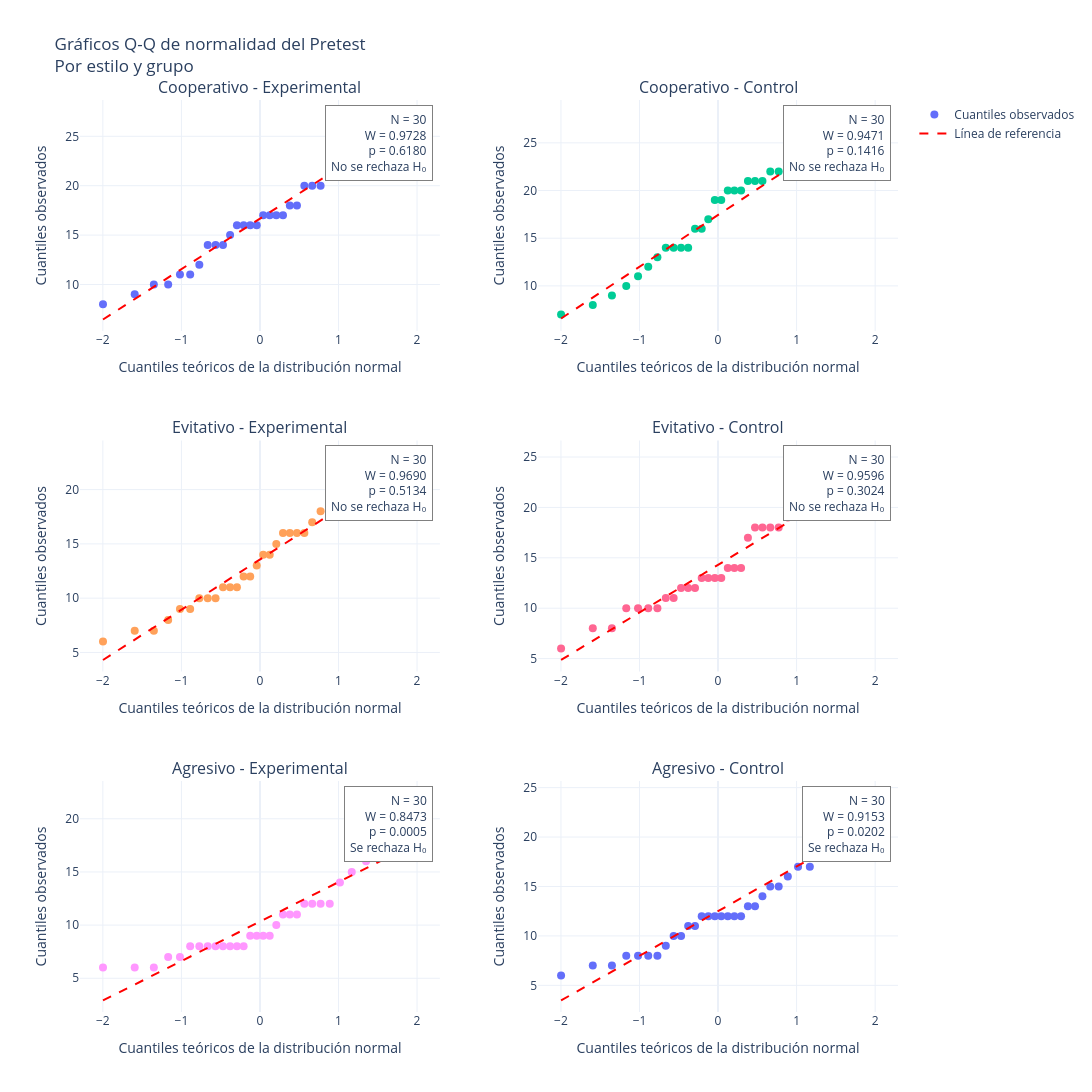

Notebook code cell kept with this figure:
### Code cell
alpha = 0.05

estilos = ['cooperativo', 'evitativo', 'agresivo']
grupos = ['experimental', 'control']

# Normalizar categorías
datos = tabla_datos.copy()

for columna in ['Estilo', 'Grupo', 'Test']:
    datos[columna] = (
        datos[columna]
        .astype(str)
        .str.strip()
        .str.lower()
    )

# Filtrar Pretest
datos_pretest = datos[
    datos['Test'] == 'pretest'
].copy()

# Crear subgráficos: 3 filas x 2 columnas
fig = make_subplots(
    rows=3,
    cols=2,
    subplot_titles=[
        f'{estilo.capitalize()} - {grupo.capitalize()}'
        for estilo in estilos
        for grupo in grupos
    ],
    horizontal_spacing=0.12,
    vertical_spacing=0.12
)

# Recorrer estilos y grupos
for fila, estilo in enumerate(estilos, start=1):

    for columna, grupo_nombre in enumerate(grupos, start=1):

        # Filtrar datos
        datos_filtrados = datos_pretest[
            (datos_pretest['Estilo'] == estilo) &
            (datos_pretest['Grupo'] == grupo_nombre)
        ]

        valores = datos_filtrados['Puntaje'].dropna().to_numpy()

        n = len(valores)

        # Verificar tamaño mínimo
        if n < 3:
            continue

        # Prueba de Shapiro-Wilk
        resultado_shapiro = shapiro(valores)

        W = resultado_shapiro.statistic
        pvalue = resultado_shapiro.pvalue

        # Calcular cuantiles teóricos y observados
        (cuantiles_teoricos, cuantiles_observados), (
            pendiente, intercepto, r
        ) = probplot(
            valores,
            dist='norm',
            fit=True
        )

        # Gráfico Q-Q
        fig.add_trace(
            go.Scatter(
                x=cuantiles_teoricos,
                y=cuantiles_observados,
                mode='markers',
                name='Cuantiles observados',
                showlegend=(
                    fila == 1 and columna == 1
                ),
                marker=dict(
                    size=8
                ),
                hovertemplate=(
                    'Cuantil teórico: %{x:.3f}<br>'
                    'Cuantil observado: %{y:.3f}'
                    '<extra></extra>'
                )
            ),
            row=fila,
            col=columna
        )

        # Línea de referencia
        x_linea = np.linspace(
            min(cuantiles_teoricos),
            max(cuantiles_teoricos),
            100
        )

        y_linea = pendiente * x_linea + intercepto

        fig.add_trace(
            go.Scatter(
                x=x_linea,
                y=y_linea,
                mode='lines',
                name='Línea de referencia',
                showlegend=(
                    fila == 1 and columna == 1
                ),
                line=dict(
                    color='red',
                    dash='dash',
                    width=2
                ),
                hoverinfo='skip'
            ),
            row=fila,
            col=columna
        )

        # Decisión de normalidad
        if pvalue > alpha:
            decision = 'No se rechaza H₀'
        else:
            decision = 'Se rechaza H₀'

        # Anotación de resultados
        fig.add_annotation(
            x=0.98,
            y=0.98,
            xref='x domain',
            yref='y domain',
            text=(
                f'N = {n}<br>'
                f'W = {W:.4f}<br>'
                f'p = {pvalue:.4f}<br>'
                f'{decision}'
            ),
            showarrow=False,
            align='right',
            bgcolor='white',
            bordercolor='gray',
            borderwidth=1,
            borderpad=5,
            row=fila,
            col=columna
        )

# Configuración general
fig.update_layout(
    title=(
        'Gráficos Q-Q de normalidad del Pretest'
        '<br>Por estilo y grupo'
    ),
    height=1100,
    width=1200,
    template='plotly_white'
)

# Configurar ejes X
fig.update_xaxes(
    title_text='Cuantiles teóricos de la distribución normal'
)

# Configurar ejes Y
fig.update_yaxes(
    title_text='Cuantiles observados'
)

fig.show()

### Figure 1 — Plotly figure (JSON) as saved in the notebook; plotly's stock layout.template omitted (floating-point values rounded to 4 significant figures)
{"data": [{"hovertemplate": "Cuantil teórico: %{x:.3f}<br>Cuantil observado: %{y:.3f}<extra></extra>", "marker": {"size": 8}, "mode": "markers", "name": "Cuantiles observados", "showlegend": true, "type": "scatter", "x": [-1.998, -1.595, -1.351, -1.169, -1.019, -0.8885, -0.7719, -0.6651, -0.5653, -0.4709, -0.3805, -0.2931, -0.2079, -0.1241, -0.04129, 0.04129, 0.1241, 0.2079, 0.2931, 0.3805, 0.4709, 0.5653, 0.6651, 0.7719, 0.8885, 1.019, 1.169, 1.351, 1.595, 1.998], "xaxis": "x", "y": [8, 9, 10, 10, 11, 11, 12, 14, 14, 14, 15, 16, 16, 16, 16, 17, 17, 17, 17, 18, 18, 20, 20, 20, 22, 22, 23, 25, 25, 27], "yaxis": "y"}, {"hoverinfo": "skip", "line": {"color": "red", "dash": "dash", "width": 2}, "mode": "lines", "name": "Línea de referencia", "showlegend": true, "type": "scatter", "x": [-1.998, -1.958, -1.918, -1.877, -1.837, -1.796, -1.756, -1.716, -1.675, -1.635, -1.595, -1.554, -1.514, -1.474, -1.433, -1.393, -1.352, -1.312, -1.272, -1.231, -1.191, -1.151, -1.11, -1.07, -1.029, -0.9891, -0.9487, -0.9083, -0.868, -0.8276, -0.7872, -0.7469, -0.7065, -0.6661, -0.6257, -0.5854, -0.545, -0.5046, -0.4643, -0.4239, -0.3835, -0.3431, -0.3028, -0.2624, -0.222, -0.1817, -0.1413, -0.1009, -0.06056, -0.02019, 0.02019, 0.06056, 0.1009, 0.1413, 0.1817, 0.222, 0.2624, 0.3028, 0.3431, 0.3835, 0.4239, 0.4643, 0.5046, 0.545, 0.5854, 0.6257, 0.6661, 0.7065, 0.7469, 0.7872, 0.8276, 0.868, 0.9083, 0.9487, 0.9891, 1.029, 1.07, 1.11, 1.151, 1.191, 1.231, 1.272, 1.312, 1.352, 1.393, 1.433, 1.474, 1.514, 1.554, 1.595, 1.635, 1.675, 1.716, 1.756, 1.796, 1.837, 1.877, 1.918, 1.958, 1.998], "xaxis": "x", "y": [6.457, 6.664, 6.87, 7.076, 7.282, 7.489, 7.695, 7.901, 8.107, 8.314, 8.52, 8.726, 8.932, 9.139, 9.345, 9.551, 9.757, 9.964, 10.17, 10.38, 10.58, 10.79, 10.99, 11.2, 11.41, 11.61, 11.82, 12.03, 12.23, 12.44, 12.64, 12.85, 13.06, 13.26, 13.47, 13.68, 13.88, 14.09, 14.29, 14.5, 14.71, 14.91, 15.12, 15.33, 15.53, 15.74, 15.94, 16.15, 16.36, 16.56, 16.77, 16.98, 17.18, 17.39, 17.59, 17.8, 18.01, 18.21, 18.42, 18.63, 18.83, 19.04, 19.24, 19.45, 19.66, 19.86, 20.07, 20.28, 20.48, 20.69, 20.89, 21.1, 21.31, 21.51, 21.72, 21.93, 22.13, 22.34, 22.54, 22.75, 22.96, 23.16, 23.37, 23.58, 23.78, 23.99, 24.19, 24.4, 24.61, 24.81, 25.02, 25.23, 25.43, 25.64, 25.84, 26.05, 26.26, 26.46, 26.67, 26.88], "yaxis": "y"}, {"hovertemplate": "Cuantil teórico: %{x:.3f}<br>Cuantil observado: %{y:.3f}<extra></extra>", "marker": {"size": 8}, "mode": "markers", "name": "Cuantiles observados", "showlegend": false, "type": "scatter", "x": [-1.998, -1.595, -1.351, -1.169, -1.019, -0.8885, -0.7719, -0.6651, -0.5653, -0.4709, -0.3805, -0.2931, -0.2079, -0.1241, -0.04129, 0.04129, 0.1241, 0.2079, 0.2931, 0.3805, 0.4709, 0.5653, 0.6651, 0.7719, 0.8885, 1.019, 1.169, 1.351, 1.595, 1.998], "xaxis": "x2", "y": [7, 8, 9, 10, 11, 12, 13, 14, 14, 14, 14, 16, 16, 17, 19, 19, 20, 20, 20, 21, 21, 21, 22, 22, 22, 23, 24, 24, 24, 26], "yaxis": "y2"}, {"hoverinfo": "skip", "line": {"color": "red", "dash": "dash", "width": 2}, "mode": "lines", "name": "Línea de referencia", "showlegend": false, "type": "scatter", "x": [-1.998, -1.958, -1.918, -1.877, -1.837, -1.796, -1.756, -1.716, -1.675, -1.635, -1.595, -1.554, -1.514, -1.474, -1.433, -1.393, -1.352, -1.312, -1.272, -1.231, -1.191, -1.151, -1.11, -1.07, -1.029, -0.9891, -0.9487, -0.9083, -0.868, -0.8276, -0.7872, -0.7469, -0.7065, -0.6661, -0.6257, -0.5854, -0.545, -0.5046, -0.4643, -0.4239, -0.3835, -0.3431, -0.3028, -0.2624, -0.222, -0.1817, -0.1413, -0.1009, -0.06056, -0.02019, 0.02019, 0.06056, 0.1009, 0.1413, 0.1817, 0.222, 0.2624, 0.3028, 0.3431, 0.3835, 0.4239, 0.4643, 0.5046, 0.545, 0.5854, 0.6257, 0.6661, 0.7065, 0.7469, 0.7872, 0.8276, 0.868, 0.9083, 0.9487, 0.9891, 1.029, 1.07, 1.11, 1.151, 1.191, 1.231, 1.272, 1.312, 1.352, 1.393, 1.433, 1.474, 1.514, 1.554, 1.595, 1.635, 1.675, 1.716, 1.756, 1.796, 1.837, 1.877, 1.918, 1.958, 1.998], "xaxis": "x2", "y": [6.583, 6.802, 7.022, 7.241, 7.46, 7.679, 7.898, 8.118, 8.337, 8.556, 8.775, 8.994, 9.214, 9.433, 9.652, 9.871, 10.09, 10.31, 10.53, 10.75, 10.97, 11.19, 11.41, 11.62, 11.84, 12.06, 12.28, 12.5, 12.72, 12.94, 13.16, 13.38, 13.6, 13.82, 14.04, 14.26, 14.47, 14.69, 14.91, 15.13, 15.35, 15.57, 15.79, 16.01, 16.23, 16.45, 16.67, 16.89, 17.1, 17.32, 17.54, 17.76, 17.98, 18.2, 18.42, 18.64, 18.86, 19.08, 19.3, 19.52, 19.73, 19.95, 20.17, 20.39, 20.61, 20.83, 21.05, 21.27, 21.49, 21.71, 21.93, 22.15, 22.37, 22.58, 22.8, 23.02, 23.24, 23.46, 23.68, 23.9, 24.12, 24.34, 24.56, 24.78, 25.0, 25.21, 25.43, 25.65, 25.87, 26.09, 26.31, 26.53, 26.75, 26.97, 27.19, 27.41, 27.63, 27.85, 28.06, 28.28], "yaxis": "y2"}, {"hovertemplate": "Cuantil teórico: %{x:.3f}<br>Cuantil observado: %{y:.3f}<extra></extra>", "marker": {"size": 8}, "mode": "markers", "name": "Cuantiles observados", "showlegend": false, "type": "scatter", "x": [-1.998, -1.595, -1.351, -1.169, -1.019, -0.8885, -0.7719, -0.6651, -0.5653, -0.4709, -0.3805, -0.2931, -0.2079, -0.1241, -0.04129, 0.04129, 0.1241, 0.2079, 0.2931, 0.3805, 0.4709, 0.5653, 0.6651, 0.7719, 0.8885, 1.019, 1.169, 1.351, 1.595, 1.998], "xaxis": "x3", "y": [6, 7, 7, 8, 9, 9, 10, 10, 10, 11, 11, 11, 12, 12, 13, 14, 14, 15, 16, 16, 16, 16, 17, 18, 18, 19, 19, 19, 21, 23], "yaxis": "y3"}, {"hoverinfo": "skip", "line": {"color": "red", "dash": "dash", "width": 2}, "mode": "lines", "name": "Línea de referencia", "showlegend": false, "type": "scatter", "x": [-1.998, -1.958, -1.918, -1.877, -1.837, -1.796, -1.756, -1.716, -1.675, -1.635, -1.595, -1.554, -1.514, -1.474, -1.433, -1.393, -1.352, -1.312, -1.272, -1.231, -1.191, -1.151, -1.11, -1.07, -1.029, -0.9891, -0.9487, -0.9083, -0.868, -0.8276, -0.7872, -0.7469, -0.7065, -0.6661, -0.6257, -0.5854, -0.545, -0.5046, -0.4643, -0.4239, -0.3835, -0.3431, -0.3028, -0.2624, -0.222, -0.1817, -0.1413, -0.1009, -0.06056, -0.02019, 0.02019, 0.06056, 0.1009, 0.1413, 0.1817, 0.222, 0.2624, 0.3028, 0.3431, 0.3835, 0.4239, 0.4643, 0.5046, 0.545, 0.5854, 0.6257, 0.6661, 0.7065, 0.7469, 0.7872, 0.8276, 0.868, 0.9083, 0.9487, 0.9891, 1.029, 1.07, 1.11, 1.151, 1.191, 1.231, 1.272, 1.312, 1.352, 1.393, 1.433, 1.474, 1.514, 1.554, 1.595, 1.635, 1.675, 1.716, 1.756, 1.796, 1.837, 1.877, 1.918, 1.958, 1.998], "xaxis": "x3", "y": [4.307, 4.494, 4.681, 4.869, 5.056, 5.243, 5.43, 5.617, 5.804, 5.991, 6.178, 6.365, 6.552, 6.739, 6.926, 7.113, 7.3, 7.487, 7.674, 7.861, 8.048, 8.236, 8.423, 8.61, 8.797, 8.984, 9.171, 9.358, 9.545, 9.732, 9.919, 10.11, 10.29, 10.48, 10.67, 10.85, 11.04, 11.23, 11.42, 11.6, 11.79, 11.98, 12.16, 12.35, 12.54, 12.72, 12.91, 13.1, 13.29, 13.47, 13.66, 13.85, 14.03, 14.22, 14.41, 14.6, 14.78, 14.97, 15.16, 15.34, 15.53, 15.72, 15.9, 16.09, 16.28, 16.47, 16.65, 16.84, 17.03, 17.21, 17.4, 17.59, 17.78, 17.96, 18.15, 18.34, 18.52, 18.71, 18.9, 19.08, 19.27, 19.46, 19.65, 19.83, 20.02, 20.21, 20.39, 20.58, 20.77, 20.96, 21.14, 21.33, 21.52, 21.7, 21.89, 22.08, 22.26, 22.45, 22.64, 22.83], "yaxis": "y3"}, {"hovertemplate": "Cuantil teórico: %{x:.3f}<br>Cuantil observado: %{y:.3f}<extra></extra>", "marker": {"size": 8}, "mode": "markers", "name": "Cuantiles observados", "showlegend": false, "type": "scatter", "x": [-1.998, -1.595, -1.351, -1.169, -1.019, -0.8885, -0.7719, -0.6651, -0.5653, -0.4709, -0.3805, -0.2931, -0.2079, -0.1241, -0.04129, 0.04129, 0.1241, 0.2079, 0.2931, 0.3805, 0.4709, 0.5653, 0.6651, 0.7719, 0.8885, 1.019, 1.169, 1.351, 1.595, 1.998], "xaxis": "x4", "y": [6, 8, 8, 10, 10, 10, 10, 11, 11, 12, 12, 12, 13, 13, 13, 13, 14, 14, 14, 17, 18, 18, 18, 18, 19, 20, 20, 20, 22, 25], "yaxis": "y4"}, {"hoverinfo": "skip", "line": {"color": "red", "dash": "dash", "width": 2}, "mode": "lines", "name": "Línea de referencia", "showlegend": false, "type": "scatter", "x": [-1.998, -1.958, -1.918, -1.877, -1.837, -1.796, -1.756, -1.716, -1.675, -1.635, -1.595, -1.554, -1.514, -1.474, -1.433, -1.393, -1.352, -1.312, -1.272, -1.231, -1.191, -1.151, -1.11, -1.07, -1.029, -0.9891, -0.9487, -0.9083, -0.868, -0.8276, -0.7872, -0.7469, -0.7065, -0.6661, -0.6257, -0.5854, -0.545, -0.5046, -0.4643, -0.4239, -0.3835, -0.3431, -0.3028, -0.2624, -0.222, -0.1817, -0.1413, -0.1009, -0.06056, -0.02019, 0.02019, 0.06056, 0.1009, 0.1413, 0.1817, 0.222, 0.2624, 0.3028, 0.3431, 0.3835, 0.4239, 0.4643, 0.5046, 0.545, 0.5854, 0.6257, 0.6661, 0.7065, 0.7469, 0.7872, 0.8276, 0.868, 0.9083, 0.9487, 0.9891, 1.029, 1.07, 1.11, 1.151, 1.191, 1.231, 1.272, 1.312, 1.352, 1.393, 1.433, 1.474, 1.514, 1.554, 1.595, 1.635, 1.675, 1.716, 1.756, 1.796, 1.837, 1.877, 1.918, 1.958, 1.998], "xaxis": "x4", "y": [4.862, 5.052, 5.243, 5.434, 5.624, 5.815, 6.006, 6.196, 6.387, 6.578, 6.768, 6.959, 7.15, 7.34, 7.531, 7.722, 7.912, 8.103, 8.294, 8.485, 8.675, 8.866, 9.057, 9.247, 9.438, 9.629, 9.819, 10.01, 10.2, 10.39, 10.58, 10.77, 10.96, 11.15, 11.34, 11.54, 11.73, 11.92, 12.11, 12.3, 12.49, 12.68, 12.87, 13.06, 13.25, 13.44, 13.63, 13.82, 14.01, 14.2, 14.4, 14.59, 14.78, 14.97, 15.16, 15.35, 15.54, 15.73, 15.92, 16.11, 16.3, 16.49, 16.68, 16.87, 17.06, 17.26, 17.45, 17.64, 17.83, 18.02, 18.21, 18.4, 18.59, 18.78, 18.97, 19.16, 19.35, 19.54, 19.73, 19.92, 20.12, 20.31, 20.5, 20.69, 20.88, 21.07, 21.26, 21.45, 21.64, 21.83, 22.02, 22.21, 22.4, 22.59, 22.78, 22.98, 23.17, 23.36, 23.55, 23.74], "yaxis": "y4"}, {"hovertemplate": "Cuantil teórico: %{x:.3f}<br>Cuantil observado: %{y:.3f}<extra></extra>", "marker": {"size": 8}, "mode": "markers", "name": "Cuantiles observados", "showlegend": false, "type": "scatter", "x": [-1.998, -1.595, -1.351, -1.169, -1.019, -0.8885, -0.7719, -0.6651, -0.5653, -0.4709, -0.3805, -0.2931, -0.2079, -0.1241, -0.04129, 0.04129, 0.1241, 0.2079, 0.2931, 0.3805, 0.4709, 0.5653, 0.6651, 0.7719, 0.8885, 1.019, 1.169, 1.351, 1.595, 1.998], "xaxis": "x5", "y": [6, 6, 6, 7, 7, 8, 8, 8, 8, 8, 8, 8, 8, 9, 9, 9, 9, 10, 11, 11, 11, 12, 12, 12, 12, 14, 15, 16, 20, 22], "yaxis": "y5"}, {"hoverinfo": "skip", "line": {"color": "red", "dash": "dash", "width": 2}, "mode": "lines", "name": "Línea de referencia", "showlegend": false, "type": "scatter", "x": [-1.998, -1.958, -1.918, -1.877, -1.837, -1.796, -1.756, -1.716, -1.675, -1.635, -1.595, -1.554, -1.514, -1.474, -1.433, -1.393, -1.352, -1.312, -1.272, -1.231, -1.191, -1.151, -1.11, -1.07, -1.029, -0.9891, -0.9487, -0.9083, -0.868, -0.8276, -0.7872, -0.7469, -0.7065, -0.6661, -0.6257, -0.5854, -0.545, -0.5046, -0.4643, -0.4239, -0.3835, -0.3431, -0.3028, -0.2624, -0.222, -0.1817, -0.1413, -0.1009, -0.06056, -0.02019, 0.02019, 0.06056, 0.1009, 0.1413, 0.1817, 0.222, 0.2624, 0.3028, 0.3431, 0.3835, 0.4239, 0.4643, 0.5046, 0.545, 0.5854, 0.6257, 0.6661, 0.7065, 0.7469, 0.7872, 0.8276, 0.868, 0.9083, 0.9487, 0.9891, 1.029, 1.07, 1.11, 1.151, 1.191, 1.231, 1.272, 1.312, 1.352, 1.393, 1.433, 1.474, 1.514, 1.554, 1.595, 1.635, 1.675, 1.716, 1.756, 1.796, 1.837, 1.877, 1.918, 1.958, 1.998], "xaxis": "x5", "y": [2.913, 3.063, 3.213, 3.362, 3.512, 3.662, 3.812, 3.962, 4.112, 4.262, 4.412, 4.562, 4.712, 4.862, 5.011, 5.161, 5.311, 5.461, 5.611, 5.761, 5.911, 6.061, 6.211, 6.361, 6.511, 6.661, 6.81, 6.96, 7.11, 7.26, 7.41, 7.56, 7.71, 7.86, 8.01, 8.16, 8.31, 8.459, 8.609, 8.759, 8.909, 9.059, 9.209, 9.359, 9.509, 9.659, 9.809, 9.959, 10.11, 10.26, 10.41, 10.56, 10.71, 10.86, 11.01, 11.16, 11.31, 11.46, 11.61, 11.76, 11.91, 12.06, 12.21, 12.36, 12.51, 12.66, 12.81, 12.96, 13.11, 13.26, 13.41, 13.56, 13.71, 13.86, 14.01, 14.16, 14.31, 14.46, 14.61, 14.76, 14.91, 15.06, 15.21, 15.36, 15.51, 15.66, 15.81, 15.95, 16.1, 16.25, 16.4, 16.55, 16.7, 16.85, 17.0, 17.15, 17.3, 17.45, 17.6, 17.75], "yaxis": "y5"}, {"hovertemplate": "Cuantil teórico: %{x:.3f}<br>Cuantil observado: %{y:.3f}<extra></extra>", "marker": {"size": 8}, "mode": "markers", "name": "Cuantiles observados", "showlegend": false, "type": "scatter", "x": [-1.998, -1.595, -1.351, -1.169, -1.019, -0.8885, -0.7719, -0.6651, -0.5653, -0.4709, -0.3805, -0.2931, -0.2079, -0.1241, -0.04129, 0.04129, 0.1241, 0.2079, 0.2931, 0.3805, 0.4709, 0.5653, 0.6651, 0.7719, 0.8885, 1.019, 1.169, 1.351, 1.595, 1.998], "xaxis": "x6", "y": [6, 7, 7, 8, 8, 8, 8, 9, 10, 10, 11, 11, 12, 12, 12, 12, 12, 12, 12, 13, 13, 14, 15, 15, 16, 17, 17, 21, 23, 24], "yaxis": "y6"}, {"hoverinfo": "skip", "line": {"color": "red", "dash": "dash", "width": 2}, "mode": "lines", "name": "Línea de referencia", "showlegend": false, "type": "scatter", "x": [-1.998, -1.958, -1.918, -1.877, -1.837, -1.796, -1.756, -1.716, -1.675, -1.635, -1.595, -1.554, -1.514, -1.474, -1.433, -1.393, -1.352, -1.312, -1.272, -1.231, -1.191, -1.151, -1.11, -1.07, -1.029, -0.9891, -0.9487, -0.9083, -0.868, -0.8276, -0.7872, -0.7469, -0.7065, -0.6661, -0.6257, -0.5854, -0.545, -0.5046, -0.4643, -0.4239, -0.3835, -0.3431, -0.3028, -0.2624, -0.222, -0.1817, -0.1413, -0.1009, -0.06056, -0.02019, 0.02019, 0.06056, 0.1009, 0.1413, 0.1817, 0.222, 0.2624, 0.3028, 0.3431, 0.3835, 0.4239, 0.4643, 0.5046, 0.545, 0.5854, 0.6257, 0.6661, 0.7065, 0.7469, 0.7872, 0.8276, 0.868, 0.9083, 0.9487, 0.9891, 1.029, 1.07, 1.11, 1.151, 1.191, 1.231, 1.272, 1.312, 1.352, 1.393, 1.433, 1.474, 1.514, 1.554, 1.595, 1.635, 1.675, 1.716, 1.756, 1.796, 1.837, 1.877, 1.918, 1.958, 1.998], "xaxis": "x6", "y": [3.471, 3.653, 3.836, 4.018, 4.2, 4.383, 4.565, 4.748, 4.93, 5.112, 5.295, 5.477, 5.66, 5.842, 6.024, 6.207, 6.389, 6.572, 6.754, 6.937, 7.119, 7.301, 7.484, 7.666, 7.849, 8.031, 8.213, 8.396, 8.578, 8.761, 8.943, 9.125, 9.308, 9.49, 9.673, 9.855, 10.04, 10.22, 10.4, 10.58, 10.77, 10.95, 11.13, 11.31, 11.5, 11.68, 11.86, 12.04, 12.23, 12.41, 12.59, 12.77, 12.96, 13.14, 13.32, 13.5, 13.69, 13.87, 14.05, 14.23, 14.42, 14.6, 14.78, 14.96, 15.14, 15.33, 15.51, 15.69, 15.87, 16.06, 16.24, 16.42, 16.6, 16.79, 16.97, 17.15, 17.33, 17.52, 17.7, 17.88, 18.06, 18.25, 18.43, 18.61, 18.79, 18.98, 19.16, 19.34, 19.52, 19.71, 19.89, 20.07, 20.25, 20.43, 20.62, 20.8, 20.98, 21.16, 21.35, 21.53], "yaxis": "y6"}], "layout": {"annotations": [{"font": {"size": 16}, "showarrow": false, "text": "Cooperativo - Experimental", "x": 0.22, "xanchor": "center", "xref": "paper", "y": 1, "yanchor": "bottom", "yref": "paper"}, {"font": {"size": 16}, "showarrow": false, "text": "Cooperativo - Control", "x": 0.78, "xanchor": "center", "xref": "paper", "y": 1, "yanchor": "bottom", "yref": "paper"}, {"font": {"size": 16}, "showarrow": false, "text": "Evitativo - Experimental", "x": 0.22, "xanchor": "center", "xref": "paper", "y": 0.6267, "yanchor": "bottom", "yref": "paper"}, {"font": {"size": 16}, "showarrow": false, "text": "Evitativo - Control", "x": 0.78, "xanchor": "center", "xref": "paper", "y": 0.6267, "yanchor": "bottom", "yref": "paper"}, {"font": {"size": 16}, "showarrow": false, "text": "Agresivo - Experimental", "x": 0.22, "xanchor": "center", "xref": "paper", "y": 0.2533, "yanchor": "bottom", "yref": "paper"}, {"font": {"size": 16}, "showarrow": false, "text": "Agresivo - Control", "x": 0.78, "xanchor": "center", "xref": "paper", "y": 0.2533, "yanchor": "bottom", "yref": "paper"}, {"align": "right", "bgcolor": "white", "bordercolor": "gray", "borderpad": 5, "borderwidth": 1, "showarrow": false, "text": "N = 30<br>W = 0.9728<br>p = 0.6180<br>No se rechaza H₀", "x": 0.98, "xref": "x domain", "y": 0.98, "yref": "y domain"}, {"align": "right", "bgcolor": "white", "bordercolor": "gray", "borderpad": 5, "borderwidth": 1, "showarrow": false, "text": "N = 30<br>W = 0.9471<br>p = 0.1416<br>No se rechaza H₀", "x": 0.98, "xref": "x2 domain", "y": 0.98, "yref": "y2 domain"}, {"align": "right", "bgcolor": "white", "bordercolor": "gray", "borderpad": 5, "borderwidth": 1, "showarrow": false, "text": "N = 30<br>W = 0.9690<br>p = 0.5134<br>No se rechaza H₀", "x": 0.98, "xref": "x3 domain", "y": 0.98, "yref": "y3 domain"}, {"align": "right", "bgcolor": "white", "bordercolor": "gray", "borderpad": 5, "borderwidth": 1, "showarrow": false, "text": "N = 30<br>W = 0.9596<br>p = 0.3024<br>No se rechaza H₀", "x": 0.98, "xref": "x4 domain", "y": 0.98, "yref": "y4 domain"}, {"align": "right", "bgcolor": "white", "bordercolor": "gray", "borderpad": 5, "borderwidth": 1, "showarrow": false, "text": "N = 30<br>W = 0.8473<br>p = 0.0005<br>Se rechaza H₀", "x": 0.98, "xref": "x5 domain", "y": 0.98, "yref": "y5 domain"}, {"align": "right", "bgcolor": "white", "bordercolor": "gray", "borderpad": 5, "borderwidth": 1, "showarrow": false, "text": "N = 30<br>W = 0.9153<br>p = 0.0202<br>Se rechaza H₀", "x": 0.98, "xref": "x6 domain", "y": 0.98, "yref": "y6 domain"}], "height": 1100, "title": {"text": "Gráficos Q-Q de normalidad del Pretest<br>Por estilo y grupo"}, "width": 1200, "xaxis": {"anchor": "y", "domain": [0, 0.44], "title": {"text": "Cuantiles teóricos de la distribución normal"}}, "xaxis2": {"anchor": "y2", "domain": [0.56, 1], "title": {"text": "Cuantiles teóricos de la distribución normal"}}, "xaxis3": {"anchor": "y3", "domain": [0, 0.44], "title": {"text": "Cuantiles teóricos de la distribución normal"}}, "xaxis4": {"anchor": "y4", "domain": [0.56, 1], "title": {"text": "Cuantiles teóricos de la distribución normal"}}, "xaxis5": {"anchor": "y5", "domain": [0, 0.44], "title": {"text": "Cuantiles teóricos de la distribución normal"}}, "xaxis6": {"anchor": "y6", "domain": [0.56, 1], "title": {"text": "Cuantiles teóricos de la distribución normal"}}, "yaxis": {"anchor": "x", "domain": [0.7467, 1], "title": {"text": "Cuantiles observados"}}, "yaxis2": {"anchor": "x2", "domain": [0.7467, 1], "title": {"text": "Cuantiles observados"}}, "yaxis3": {"anchor": "x3", "domain": [0.3733, 0.6267], "title": {"text": "Cuantiles observados"}}, "yaxis4": {"anchor": "x4", "domain": [0.3733, 0.6267], "title": {"text": "Cuantiles observados"}}, "yaxis5": {"anchor": "x5", "domain": [0, 0.2533], "title": {"text": "Cuantiles observados"}}, "yaxis6": {"anchor": "x6", "domain": [0, 0.2533], "title": {"text": "Cuantiles observados"}}}}
